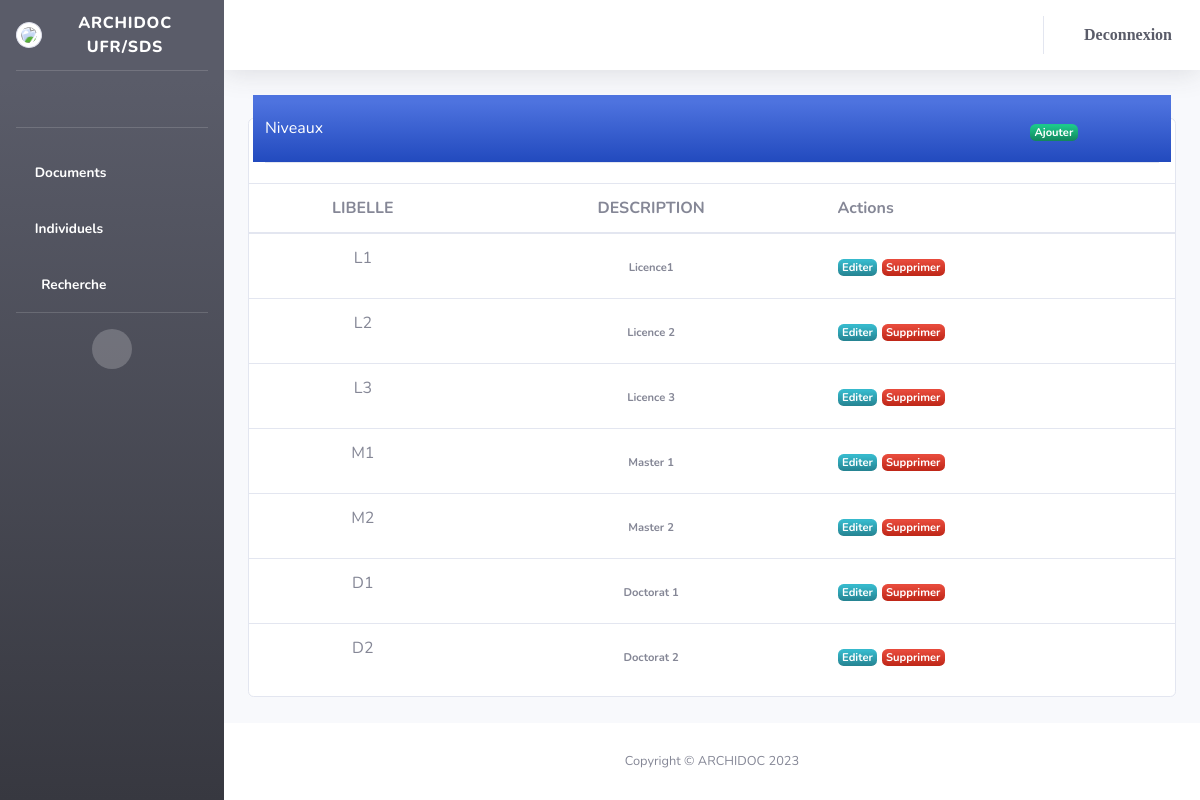
Screenshot of /parametres/list_niveau/ with the database file from the repository.
### parametres/models.py (models this page shows)
class Niveau(models.Model):
	libelle= models.TextField()
	description = models.TextField()
	created= models.TimeField(auto_now=False, auto_now_add=True)
	updated= models.TimeField(auto_now=True, auto_now_add=False)

### parametres/views.py (the view)
# urls.py: path('list_niveau/', views.list_niveau, name='list_niveau'),
def list_niveau(request):
	if request.method == "POST":
		data = Niveau()
		data.libelle=request.POST.get('libelle')
		data.description=request.POST.get('description')
		data.save()
	data=Niveau.objects.all()
	return render(request,  'niveau/index.html', {'data':data } )

### templates/niveau/index.html (shortened to what this page needs)
 {% extends 'layouts/Layout.html'%}
 {% load static %}
 {% block content %}
      <div class="row">
        <div class="col-12">
          <div class="card my-4">
            <div class="card-header p-0 position-relative mt-n4 mx-3 z-index-2">
              <div class="bg-gradient-primary shadow-primary border-radius-lg pt-4 pb-3 row">
                <h6 class="text-white text-capitalize ps-3 col-10">Niveaux</h6>
                <div class="col-2">
                  <a href="{% url 'niveau_form' id=0 %}"  class="right-align text-white font-weight-bold text-xs badge badge-sm bg-gradient-success">Ajouter</a>
                </div>
              </div>
            </div>
            <div class="card-body px-0 pb-2">
              <div class="table-responsive p-0">
                <table class="table align-items-center mb-0">
                  <thead>
                    <tr>
                      <th class=" text-center text-uppercase text-secondary text-xxs font-weight-bolder opacity-7">Libelle</th>
                      <th class="text-center text-uppercase text-secondary text-xxs font-weight-bolder opacity-7">Description</th>
                      <th class="text-secondary opacity-7">Actions</th>
                    </tr>
                  </thead>
                  <tbody>
                    {% for d in data %}
                    <tr>
                      <td>
                        <p class="align-middle text-center text-sm">{{d.libelle}}</p>
                      </td>
                      <td class="align-middle text-center text-sm">
                        <span class="text-secondary text-xs badge badge-sm ">{{d.description}}</span>
                      </td>
                      <td class="align-middle">
                        <a href="{% url 'niveau_form' id=d.id %}" class="text-white font-weight-bold text-xs badge badge-sm bg-gradient-info" data-toggle="tooltip" data-original-title="Edit user">
                          Editer
                        </a>
                        <a href="{% url 'set_niveau' id=d.id %}" class="text-white font-weight-bold text-xs badge badge-sm bg-gradient-danger" data-toggle="tooltip" data-original-title="Edit user">
                          Supprimer
                        </a>
                      </td>
                    </tr>
                    {% endfor %}
                  </tbody>
                </table>
              </div>
            </div>
          </div>
        </div>
      </div>
 {% endblock %}

### rows the page displays
Niveau: libelle "L1", description "Licence1"
Niveau: libelle "L2", description "Licence 2"
Niveau: libelle "L3", description "Licence 3"
Niveau: libelle "M1", description "Master 1"
Niveau: libelle "M2", description "Master 2"
Niveau: libelle "D1", description "Doctorat 1"
Niveau: libelle "D2", description "Doctorat 2"
